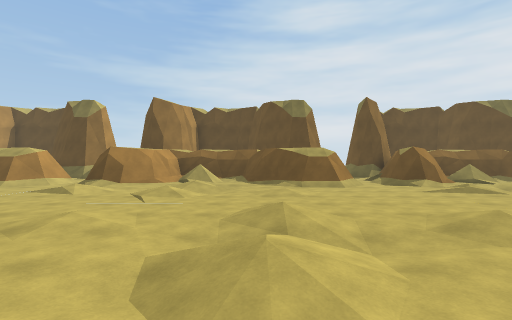
view 1 (above)

24 first-person views from a walk through a scene from a Unity 3-D project. The camera is 1.4 m above the floor, looks level and sees 85° across. The floor is counted in squares, 2 m on a side. Each view is taken from the middle of a square. On the plan, view 1 faces up. The plan holds only what a view shows up to about 9 squares ahead; the rest is blank. The place goes on beyond the plan. The player is left out.

view 2
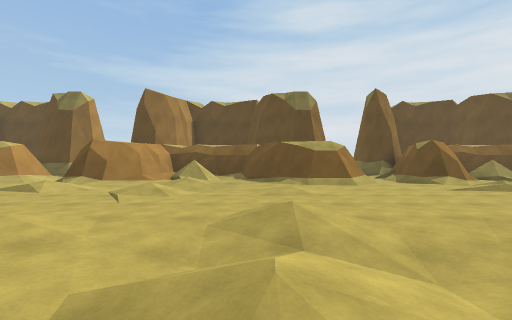

view 3
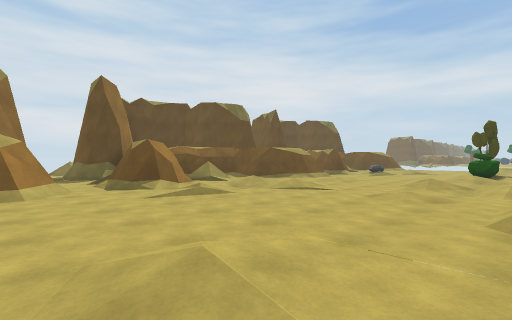

view 4
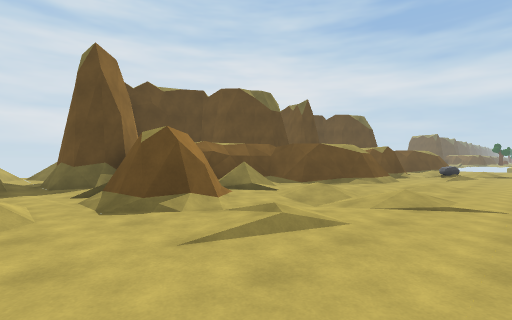

view 5
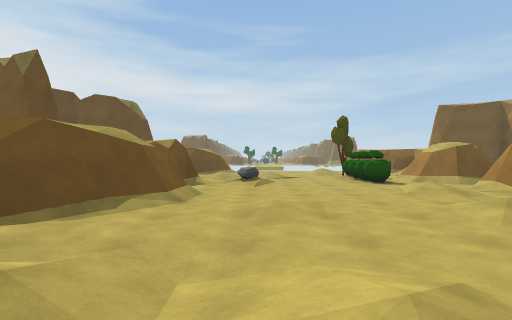

view 6
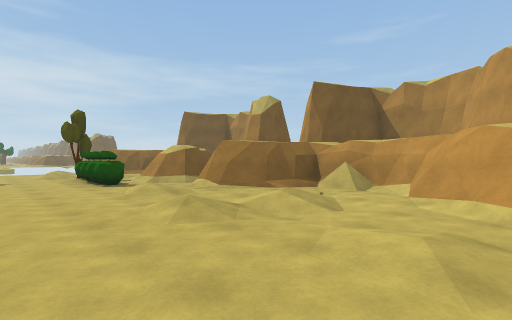

view 7
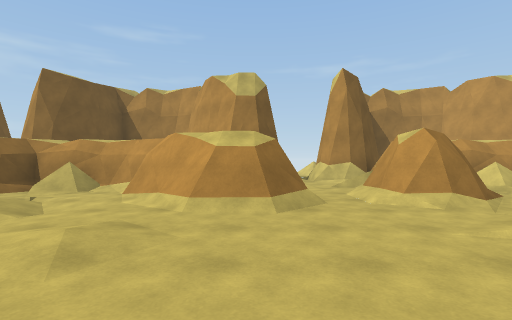

view 8
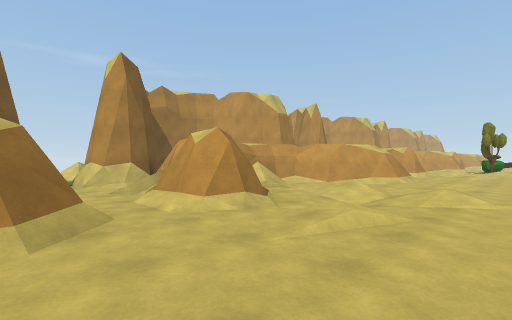

view 9
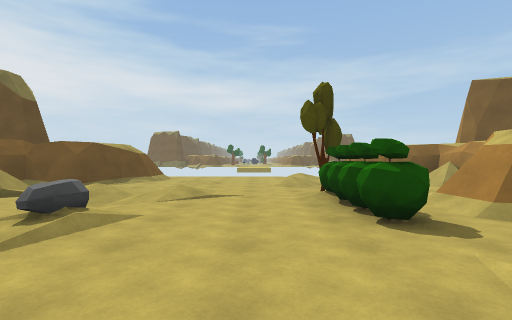

view 10
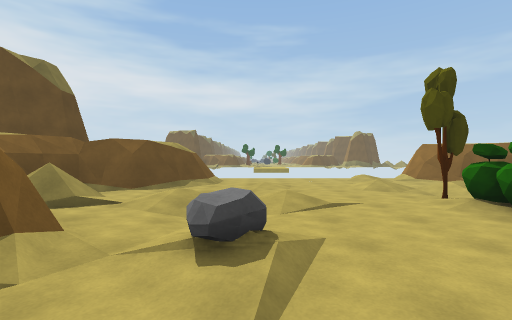

view 11
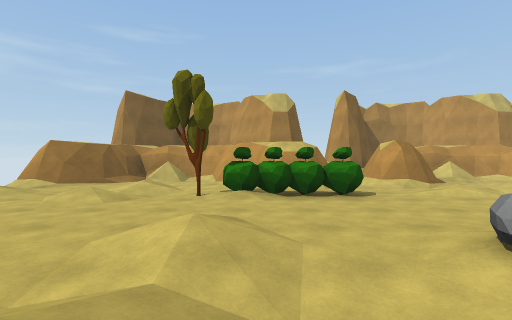

view 12
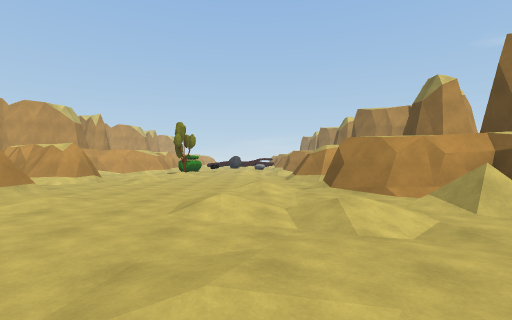

view 13
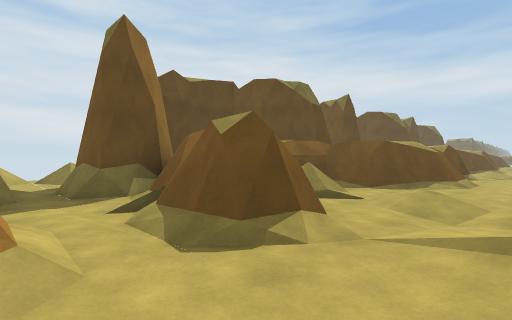

view 14
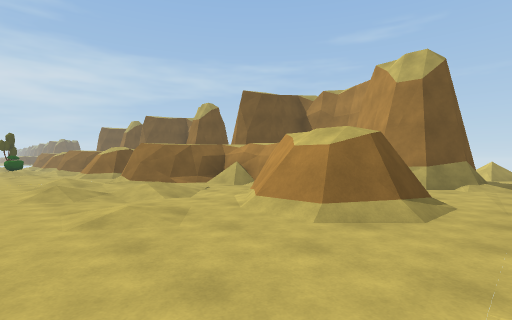

view 15
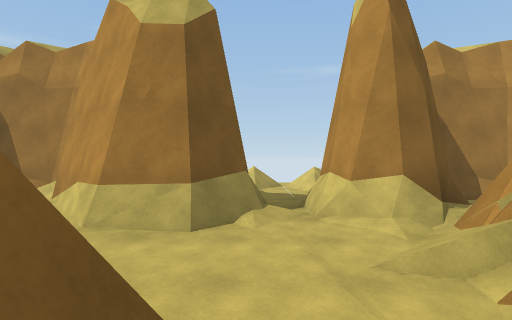

view 16
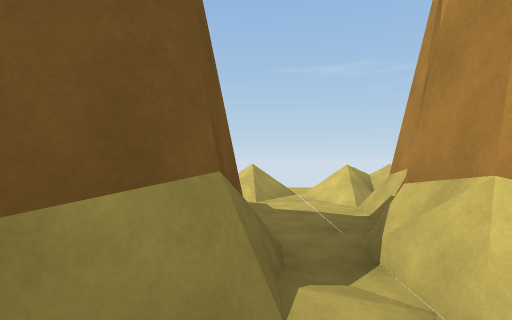

view 17
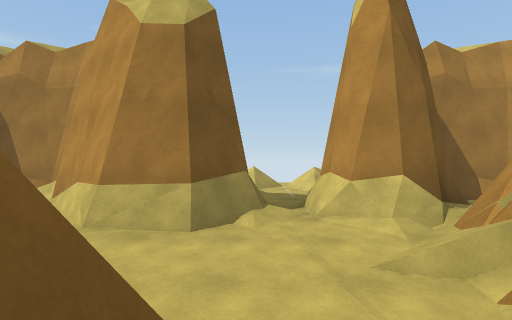

view 18
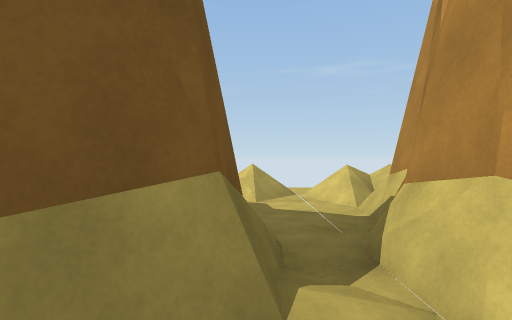

view 19
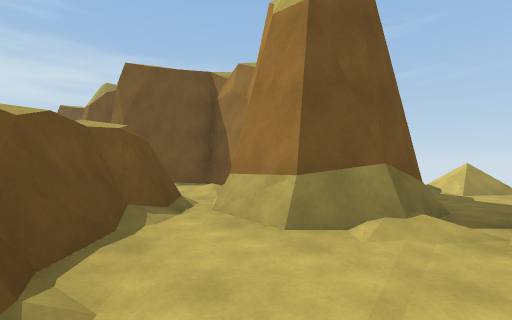

view 20
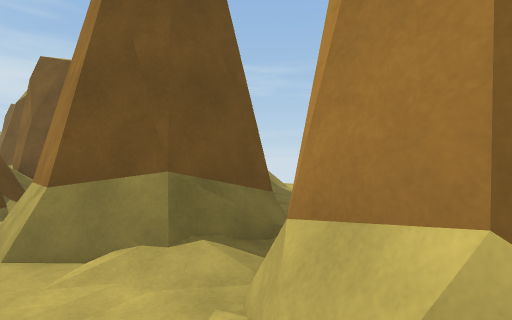

view 21
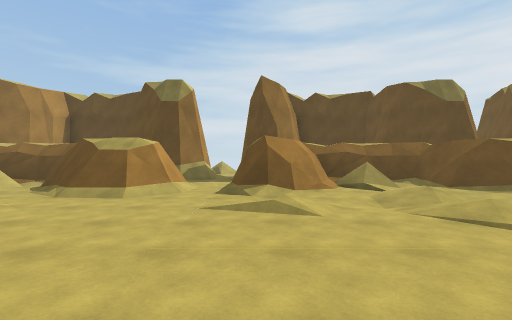

view 22
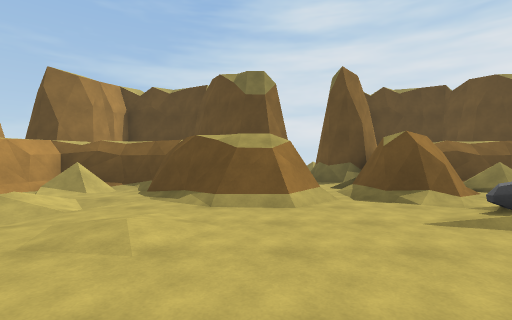

view 23
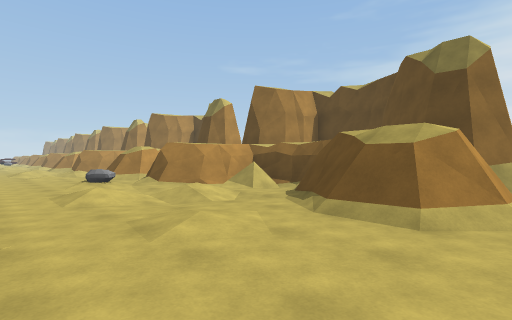

view 24
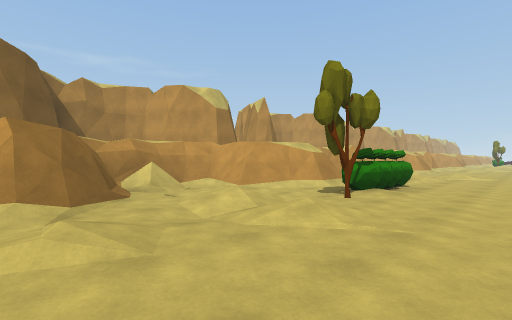

### Floor plan
Key: @ floor where view 1 was taken; # wall or solid block; . main floor; : floor 0.25 m higher than the main floor; - floor 0.25 m lower than the main floor; + floor 0.5 m higher than the main floor; / step, stairs or slope; R rock; B bush; T tree.
Columns run from 7 left of view 1 to 23 right of it. Each row starts with its distance up from view 1.
 15  .
 14  /#        /#
 13 #/##      #/##               ##
 12 /./####   /./####
 11 ..###/##  ..###/##     #####
 10 #.##//.####.##//.##  ### /.###/
  9 #.##.:..###.##.:..#####/.:./##/
  8 ...../........./........./.....
  7 ..::./..:...::./..:...R.//.:...
  6 .....:.........:.........:.....
  5 ...............................
  4 .......::........::.....:..+...
  3 /........./........./.BBBT-..:.
  2 #..##..+../..##..+../..#/./:../
  1 #//###...##//###...######/...##
  0 #//###/@/##//###///##   ##./##
 -1 #/.. ######/..######     ####
 -2 /..//     /..//##
 -3 ######   #######
 -4 ###  ##  ####  #
 -5 #..   #####../
 -6 #..       #...
 -7 / /       / /.
 -8 /./       /.//

Where each view was taken, in squares from view 1:
view 1: 0 up, 0 right, facing up
view 2: 1 up, 0 right, facing up
view 3: 2 up, 2 right, facing up-right
view 4: 5 up, 3 right, facing up-right
view 5: 7 up, 7 right, facing right
view 6: 6 up, 7 right, facing down-right
view 7: 6 up, 6 right, facing down
view 8: 5 up, 6 right, facing down-left
view 9: 5 up, 12 right, facing right
view 10: 7 up, 13 right, facing right
view 11: 9 up, 17 right, facing down
view 12: 7 up, 2 right, facing left
view 13: 7 up, 7 left, facing up-right
view 14: 5 up, 6 left, facing down-right
view 15: 1 up, 5 left, facing down
view 16: 2 down, 5 left, facing down
view 17: 1 up, 5 right, facing down
view 18: 2 down, 5 right, facing down
view 19: 0 up, 4 right, facing down-right
view 20: 2 down, 3 right, facing down-right
view 21: 3 up, 5 right, facing up
view 22: 4 up, 12 right, facing up
view 23: 5 up, 23 right, facing up-left
view 24: 6 up, 23 right, facing down-left
